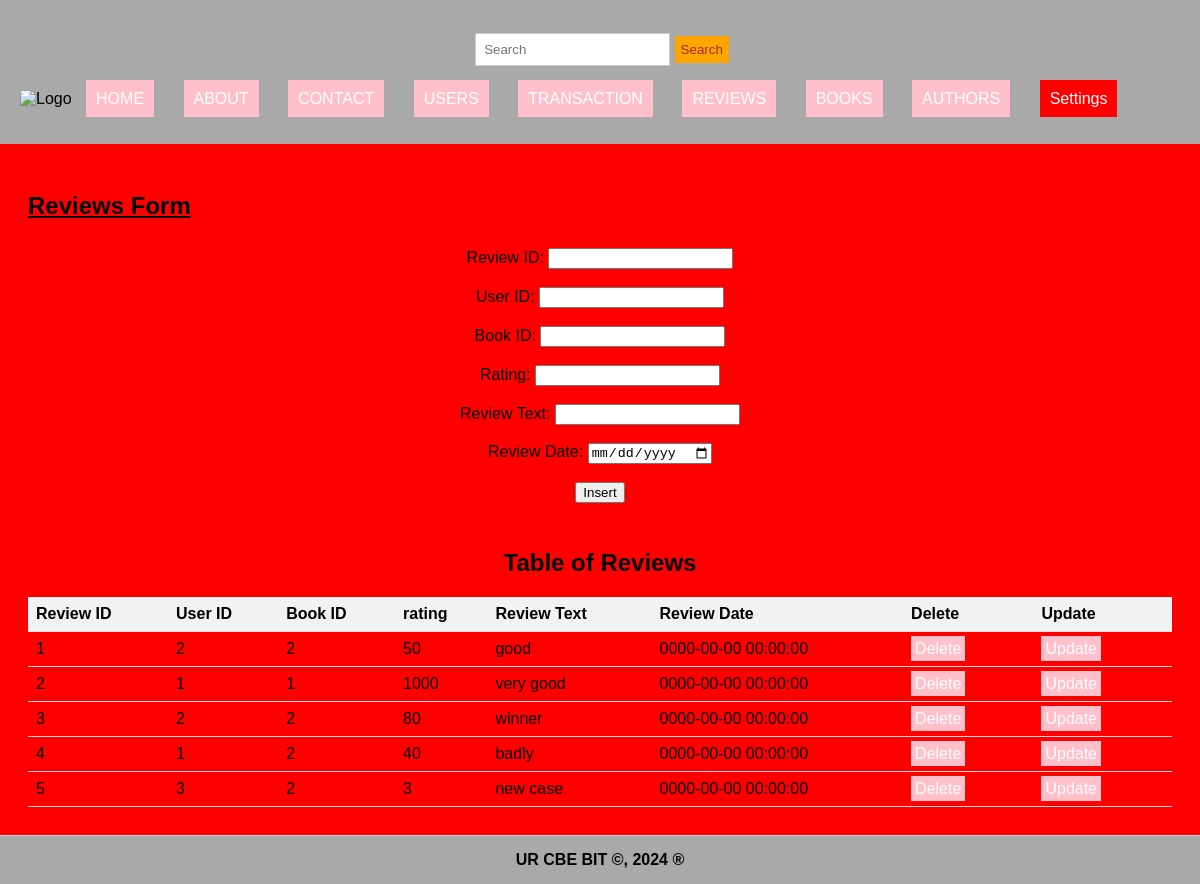
Screenshot of /reviews.php with the database file from the repository.
### tables this page shows
CREATE TABLE `reviews` (
  `review_id` int(11) NOT NULL,
  `user_id` int(11) DEFAULT NULL,
  `book_id` int(11) DEFAULT NULL,
  `rating` float DEFAULT NULL,
  `review_text` text DEFAULT NULL,
  `review_date` timestamp NOT NULL DEFAULT current_timestamp()
);

### reviews.php (the view, shortened to what this page needs)
<!DOCTYPE html>
<html lang="en">
<head>
    <link rel="stylesheet" type="text/css" href="style.css" title="style 1" media="screen, tv, projection, handheld, print"/>
</head>
<body bgcolor="red">
    <header>
        <form class="d-flex" role="search" action="search.php">
            <input class="form-control me-2" type="search" placeholder="Search" aria-label="Search" name="query">
            <button class="btn btn-outline-success" type="submit">Search</button>
        </form>
        <ul style="list-style-type: none; padding: 0;">
            <li style="display: inline; margin-right: 10px;">
                <img src="./Images/books.jpg" width="90" height="60" alt="Logo">
            </li>
            <li style="display: inline; margin-right: 10px;"><a href="./home.html">HOME</a></li>
            <li style="display: inline; margin-right: 10px;"><a href="./about.html">ABOUT</a></li>
            <li style="display: inline; margin-right: 10px;"><a href="./contact.html">CONTACT</a></li>
            <li style="display: inline; margin-right: 10px;"><a href="./users.php">USERS</a></li>
            <li style="display: inline; margin-right: 10px;"><a href="./transactions.php">TRANSACTION</a></li>
            <li style="display: inline; margin-right: 10px;"><a href="./reviews.php">REVIEWS</a></li>
            <li style="display: inline; margin-right: 10px;"><a href="./books.php">BOOKS</a></li>
            <li style="display: inline; margin-right: 10px;"><a href="./authors.php">AUTHORS</a></li>
            <li class="dropdown" style="display: inline; margin-right: 10px;">
                <a href="#" style="padding: 10px; color: white; background-color: red; text-decoration: none; margin-right: 15px;">Settings</a>
            </li>
        </ul>
    </header>
    <section>
        <h1><u>Reviews Form</u></h1>
        <form method="post">
            <label for="review_id">Review ID:</label>
            <input type="number" id="review_id" name="review_id" required><br><br>
            <label for="user_id">User ID:</label>
            <input type="number" id="user_id" name="user_id" required><br><br>
            <label for="book_id">Book ID:</label>
            <input type="number" id="book_id" name="book_id" required><br><br>
            <label for="rating">Rating:</label>
            <input type="text" id="rating" name="rating" required><br><br>
            <label for="review_text">Review Text:</label>
            <input type="text" id="review_text" name="review_text" required><br><br>
            <label for="review_date">Review Date:</label>
            <input type="date" id="review_date" name="review_date" required><br><br>
            <input type="submit" name="insert" value="Insert"><br><br>
        </form>
        <?php
        include('database_connection.php');
        ?>
        <center><h2>Table of Reviews</h2>
        <table>
            <tr>
                <th>Review ID</th>
                <th>User ID</th>
                <th>Book ID</th>
                <th>rating</th>
                <th>Review Text</th>
                <th>Review Date</th>
                <th>Delete</th>
                <th>Update</th>
            </tr>
            <?php
            $sql = "SELECT * FROM reviews";
            $result = $connection->query($sql);
            if ($result->num_rows > 0) {
                while ($row = $result->fetch_assoc()) {
                    $review_id = $row["review_id"];
                    echo "<tr>
                    <td>" . $row["review_id"] . "</td>
                    <td>" . $row["user_id"] . "</td>
                    <td>" . $row["book_id"] . "</td>
                    <td>" . $row["rating"] . "</td>
                    <td>" . $row["review_text"] . "</td>
                    <td>" . $row["review_date"] . "</td>
                    <td><a style='padding:4px' href='delete_reviews.php?review_id=$review_id'>Delete</a></td>
                    <td><a style='padding:4px' href='update_reviews.php?review_id=$review_id'>Update</a></td>
                    </tr>";
                }
            } else {
                echo "<tr><td colspan='7'>No data found</td></tr>";
            }
            ?>
        </table>
    </section>
    <footer>
        <b>UR CBE BIT &copy;, 2024 &reg;</b>
    </footer>
</body>
</html>

### style.css (style rules this page uses)
body { font-family: Arial, sans-serif; margin: 0; padding: 0; }
.form-control { padding: 8px; margin-left: 4px; border: 1px solid #ccc; }
.btn { padding: 6px; background-color: orange; color: brown; border: none; }
.dropdown { position: relative; display: inline; margin-right: 10px; }
body { font-family: Arial,sans-serif; margin:0; padding:0; }
header { background-color:darkgray; padding: 20px; }
.dropdown { position: right; display:right; direction:rtl; }
section { padding:28px; border-bottom: 1px solid #ddd; }
footer { text-align: center; padding: 15px; background-color:darkgray; }

### reviews.php (style rules this page uses)
a { padding: 10px; color: white; background-color: pink; text-decoration: none; margin-right: 15px; }
form { margin-top: 20px; text-align: center; margin: 5px; padding: 8px; }
table { width: 100%; border-collapse: collapse; }
th, td { padding: 8px; text-align: left; border-bottom: 1px solid #ddd; }
th { background-color: #f2f2f2; }
footer { background-color: darkgray; padding: 15px; text-align: center; }

### rows the page displays
reviews: review_id "1", user "2", book "2", rating "50", review_text "good", review_date "0000-00-00 00:00:00"
reviews: review_id "2", user "1", book "1", rating "1000", review_text "very good", review_date "0000-00-00 00:00:00"
reviews: review_id "3", user "2", book "2", rating "80", review_text "winner", review_date "0000-00-00 00:00:00"
reviews: review_id "4", user "1", book "2", rating "40", review_text "badly", review_date "0000-00-00 00:00:00"
reviews: review_id "5", user "3", book "2", rating "3", review_text "new case", review_date "0000-00-00 00:00:00"
